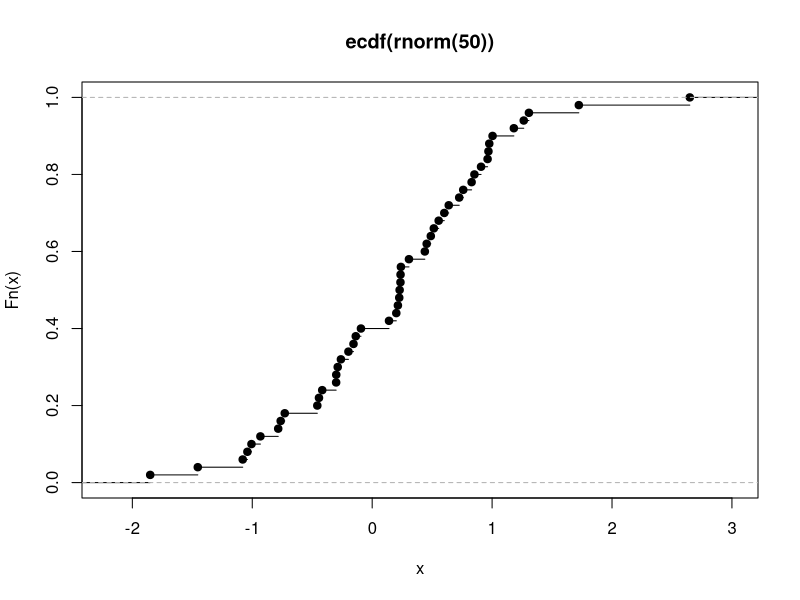

Here is the R script that generated this plot: (Note: this script raises an error after producing the figure.)
## ---- chunk 1
an_environment <- new.env()
## ---- chunk 2
an_environment[["pythag"]] <- c(12, 15, 20, 21) #See http://oeis.org/A156683
an_environment$root <- polyroot(c(6, -5, 1))
## ---- chunk 3
assign(
"moonday",
weekdays(as.Date("1966/05/01")),
an_environment
)
## ---- chunk 4
ls(envir = an_environment)
ls.str(envir = an_environment)
## ---- chunk 5
exists("pythag", an_environment)
## ---- chunk 6
#Convert to list
(a_list <- as.list(an_environment))
as.environment(a_list)
list2env(a_list)
## ---- chunk 7
nested_environment <- new.env(parent = an_environment)
exists("pythag", nested_environment)
exists("pythag", nested_environment, inherits = FALSE)
## ---- chunk 8
non_stormers <<- c(3, 7, 8, 13, 17, 18, 21) #See http://oeis.org/A002312
get("non_stormers", envir = globalenv())
head(ls(envir = baseenv()), 20)
## ---- chunk 9
rt
## ---- chunk 10
stats_env <- new.env()
t_dist <- rt(200,1)
assign(
"t-dist-ex",
t_dist,
stats_env
)
## ---- chunk 11
options(scipen=999)
hypotenuse <- function(x, y){
  # format(sqrt(x ^ 2 + y ^ 2), scientific = FALSE)
  sqrt(x ^ 2 + y ^ 2)
}
hypotenuse(10,20)
## ---- chunk 12
hypo_large <- function(x,y){
  max_xy = max(abs(x),abs(y))
  min_xy = min(abs(x),abs(y))
  r = min_xy / max_xy
  # format(max_xy * sqrt(1+r^2),scientific = FALSE)
  max_xy * sqrt(1+r^2)
}
hypo_large(10,20)
## ---- chunk 13
start_time <- Sys.time()
system.time({hypotenuse(12839081902859018902809189658908690849062830946802934860928309468902384068,1923091029309120390192309851894534534534537898643120591)})
hypotenuse(12839081902859018902809189658908690849062830946802934860928309468902384068,1923091029309120390192309851894534534534537898643120591)
end_time <- Sys.time()

end_time - start_time
## ---- chunk 14
start_time <- Sys.time()
system.time({hypo_large(12839081902859018902809189658908690849062830946802934860928309468902384068,1923091029309120390192309851894534534534537898643120591)})
hypo_large(12839081902859018902809189658908690849062830946802934860928309468902384068,1923091029309120390192309851894534534534537898643120591)
end_time <- Sys.time()

end_time - start_time
## ---- chunk 15
normalize <- function(x, m = mean(x), s = sd(x)){
  (x - m) / s
} 
normalized <- normalize(c(1, 3, 6, 10, 15))
mean(normalized) #almost 0!
sd(normalized)
## ---- chunk 16
normalize(c(1, 3, 6, 10, NA))
## ---- chunk 17
normalize <- function(x, m = mean(x, na.rm = na.rm),
s = sd(x, na.rm = na.rm), na.rm = FALSE){
  (x - m) / s
}
normalize(c(1, 3, 6, 10, NA))
normalize(c(1, 3, 6, 10, NA), na.rm = TRUE)
## ---- chunk 18
normalize <- function(x, m = mean(x, ...), s = sd(x, ...), ...){
  (x - m) / s
}
normalize(c(1, 3, 6, 10, NA))
normalize(c(1, 3, 6, 10, NA), na.rm = TRUE)
## ---- chunk 19
do.call(hypotenuse, list(x = 3, y = 4)) # This is the same as hypotenuse(3,4)
## ---- chunk 20
dfr1 <- data.frame(x = 1:5, y = rt(5, 1))
dfr2 <- data.frame(x = 6:10, y = rf(5, 1, 1))
dfr3 <- data.frame(x = 11:15, y = rbeta(5, 1, 1))
do.call(rbind, list(dfr1, dfr2, dfr3)) #same as rbind(dfr1, dfr2, dfr3)
## ---- chunk 21
x_plus_y <- function(x, y) x + y
do.call(x_plus_y, list(1:5, 5:1))
#is the same as
do.call(function(x, y) x + y, list(1:5, 5:1))
## ---- chunk 22
(emp_cum_dist_fn <- ecdf(rnorm(50)))
is.function(emp_cum_dist_fn)
plot(emp_cum_dist_fn)
## ---- chunk 23
f <- function(x)
{
  y <- 1
  g <- function(x)
  {
    (x + y) / 2 #y is used, but is not a formal argument of g
  }
  g(x)
}
f(sqrt(5)) #It works! y is magically found in the environment of f
## ---- chunk 24
y <- 19

h2 <- function(x)
{
  if(runif(1) > 0.5) y <- 12
  x * y
}

replicate(10, h2(9))
## ---- chunk 25
c(
  "You should use double quotes most of the time",
  'Single quotes are better for including " inside the string'
)
## ---- chunk 26
paste(c("red", "yellow"), "lorry")
paste(c("red", "yellow"), "lorry", sep = "-")
paste(c("red", "yellow"), "lorry", collapse = ", ")
paste0(c("red", "yellow"), "lorry")
## ---- chunk 27
x <- (1:15) ^ 2
toString(x)
toString(x, width = 40)
## ---- chunk 28
x <- c(
"I", "saw", "a", "saw", "that", "could", "out",
"saw", "any", "other", "saw", "I", "ever", "saw"
)
y <- noquote(x)
x
y
## ---- chunk 29
pow <- -2:6
(powers_of_e <- exp(pow))
formatC(powers_of_e)
formatC(powers_of_e, digits = 3) #3 sig figs
formatC(powers_of_e, digits = 3, width = 10) #preceding spaces
formatC(powers_of_e, digits = 3, format = "e") #scientific formatting
formatC(powers_of_e, digits = 3, flag = "+") #precede +ve values with +
## ---- chunk 30
sprintf("%s %d = %f", "Euler's constant to the power", pow, powers_of_e)
sprintf("To three decimal places, e ^ %d = %.3f", pow, powers_of_e)
sprintf("In scientific notation, e ^ %d = %e", pow, powers_of_e)
## ---- chunk 31
format(powers_of_e)
format(powers_of_e,digits = 4) # this corrects up to 4 significant digits
format(powers_of_e,digits = 4, trim=TRUE) # this removes all leading zeros
format(powers_of_e,digits = 4, scientific = TRUE)
## ---- chunk 32
(heights <- data.frame(
  height_cm = c(153, 181, 150, 172, 165, 149, 174, 169, 198, 163),
    gender = c("female", "male", "female", "male", "male",
              "female", "female", "male", "male", "female")
))
class(heights$gender)
## ---- chunk 33
class(heights$gender)
heights$gender
levels(heights$gender)

# Creating factors is as easy as using the factor function:

gender_char <- c(
      "female", "male", "female", "male", "male",
      "female", "female", "male", "male", "female"
      )
(gender_fac <- factor(gender_char))
## ---- chunk 34
gender_fac
## ---- chunk 35
factor(gender_char, levels = c("male", "female"))
## ---- chunk 36
factor(gender_fac, levels = c("male", "female"))
## ---- chunk 37
relevel(gender_fac, "male")
## ---- chunk 38
getting_to_work <- data.frame(
      mode = c(
        "bike", "car", "bus", "car", "walk",
        "bike", "car", "bike", "car", "car"
        ),
time_mins = c(25, 13, NA, 22, 65, 28, 15, 24, NA, 14)
)

(getting_to_work <- subset(getting_to_work, !is.na(time_mins)))

unique(getting_to_work$mode)


## ---- chunk 39
getting_to_work$mode <- droplevels(getting_to_work$mode)
getting_to_work <- droplevels(getting_to_work)
levels(getting_to_work$mode)
## ---- chunk 40
happy_choices <- c("depressed", "grumpy", "so-so", "cheery", "ecstatic")
happy_values <- sample(
  happy_choices, 10000,
  replace = TRUE
)
happy_fac <- factor(happy_values, happy_choices)
head(happy_fac)
happy_fac
## ---- chunk 41
happy_ord <- ordered(happy_values, happy_choices)
head(happy_ord)
## ---- chunk 42
is.factor(happy_ord)
is.ordered(happy_ord)
is.ordered(happy_fac)
## ---- chunk 43
dirty <- data.frame(
  x = c("1.23","4..55","30.12")
)
as.numeric(dirty$x)
## ---- chunk 44
as.numeric(levels(dirty$x))[as.integer(dirty$x)]
## ---- chunk 45
as.numeric(as.character(dirty$x))
## ---- chunk 46
factor_to_numeric <- function(f){
  as.numeric(levels(f))[as.integer(f)]
}
dirty$x <- factor_to_numeric(dirty$x)
dirty$x[is.na(dirty$x)] <- 0
dirty
## ---- chunk 47
gl(3, 2)
gl(3, 10)
gl(3, 2, labels = c("placebo", "drug A", "drug B"))
gl(3, 1, 10, labels = c("placebo", "drug A", "drug B")) #alternating
## ---- chunk 48
treatment <- gl(3, 2, labels = c("placebo", "drug A", "drug B"))
gender <- gl(2, 1, 6, labels = c("female", "male"))
interaction(treatment, gender)
## ---- chunk 49
x <- rnorm(1,0,1)
x
if(abs(x) > 0.5) print("OMG") else print("ONO")
## ---- chunk 50
(r <- round(rnorm(2), 1))
(x <- r[1] / r[2])

if(is.nan(x))
  {
  message("x is missing")
  } else if(is.infinite(x))
    {
    message("x is infinite")
    } else if(x > 0)
      {
      message("x is positive")
      } else if(x < 0)
        {
        message("x is negative")
        } else
          {
            message("x is zero")
          }
## ---- chunk 51
x <- sqrt(-1 + 0i)
(reality <- if(Re(x) == 0) "real" else "imaginary")
## ---- chunk 52
ifelse(rbinom(10, 1, 0.5), "Head", "Tail")
x <- rnorm(10,0,1) > 0.5
ifelse(x > 0.5, "Yes", "No")  # Syntax-wise, this can be reduced to simpler things, but for all practical purposes and code readability, this is desirable.
## ---- chunk 53
nthroot <- function(x,n){
  x^{1/n}
}

numbers_game <- function(x){
  switch(
    as.character(x),
    one = nthroot(rnorm(1,50,15),4),
    two = sqrt(rnorm(1,50,15)),
    three =
    {
      a <- cos(pi / (rnorm(1,50,15)))
      (4 * a)^2
    }
  )
}
x <- "three"
y <- "two"
z <- "one"
(c(numbers_game(x), numbers_game(y), numbers_game(z)))
## ---- chunk 54
repeat
{
  message("Happy Groundhog Day!")
  action <- sample(
    c("Learn French",
      "Make an ice statue",
      "Rob a bank",
      "Win heart of Andie McDowell"
      ),
      1
    )
    if(action == "Rob a bank")
    {
      message("Quietly skipping to the next iteration")
      next
    }
    message("action = ", action)
    if(action == "Win heart of Andie McDowell") break
}
## ---- chunk 55
action <- sample(
  c(
    "Learn French",
    "Make an ice statue",
    "Rob a bank",
    "Win heart of Andie McDowell"
    ),
  1
  )
while(action != "Win heart of Andie McDowell") # while action is NOT "Win heart of Andie McDowell"
  {
  message("Happy Groundhog Day!")
  action <- sample(
    c(
      "Learn French",
      "Make an ice statue",
      "Rob a bank",
      "Win heart of Andie McDowell"
    ),
  1
  )
  message("action = ", action)
  }
## ---- chunk 56
# simple example
for(i in 1:5) message("i = ", i)
## ---- chunk 57
# harder example
for(i in 1:5)
  {
    j <- i ^ 2
    message("j = ", j)
  }
## ---- chunk 58
for(month in month.name)
  {
    message("The month of ", month)
  }
## ---- chunk 59
yn <- sample(c(TRUE,FALSE,NA))

for(yn in c(TRUE, FALSE, NA))
  {
    message("This statement is ", yn)
  }
## ---- chunk 60
l <- list(
  pi,
  LETTERS[1:5],
  charToRaw("not as complicated as it looks"),
  list(
    TRUE
  )
)

for(i in l)
{
  print(i)
}
